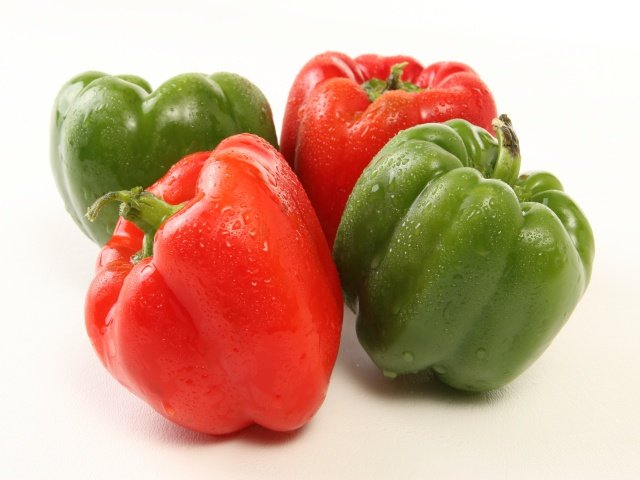
#> input picture pynq_dpu/notebooks/img/bellpeppe-994958.JPEG, 640 x 480 px; its folder holds 3 pictures in this run
$ jupyter execute --allow-errors dpu_resnet50_pybind11.ipynb   (shell and % lines are left out)
#> lines starting #> are read from the running program, lines starting #| are printed output that depends on the picture
# DPU example: Resnet50 using Pybind11
----

## Aim/s
* This notebooks shows an example of DPU applications.
* We will show how to leverage **Pybind11** to call **C++** VART API.

## References
* [Vitis AI Github Repository](https://www.xilinx.com/products/design-tools/vitis/vitis-ai.html).

## Last revised
* Mar 10, 2021
    * Initial revision
* Dec 09, 2021
    * Updated compilation flags
* Oct 19, 2022
    * Updated compilation flags -- python3.10
----

## 1. Prepare the overlay
We will download the overlay onto the board.

[cell 1]
from pynq_dpu import DpuOverlay
#> (the rest of this cell did not finish here and is left out)

## 2. Run C++ Program

Let's first check the original pictures.

[cell 2]
import glob
import cv2
import matplotlib.pyplot as plt

img_folder = "./img/"
types = ('*.jpeg', '*.jpg', '*.png', '*.JPEG', '*.JPG', '*.PNG')
image_files = []
for files in types:
    image_files.extend(glob.glob(img_folder + files))
for i in sorted(image_files):
    image = cv2.imread(i)
#> image is the input picture: shape (480, 640, 3); mean B, G, R 141.8, 167.1, 206
    _, ax = plt.subplots(1)
    _ = ax.imshow(cv2.cvtColor(image, cv2.COLOR_BGR2RGB))
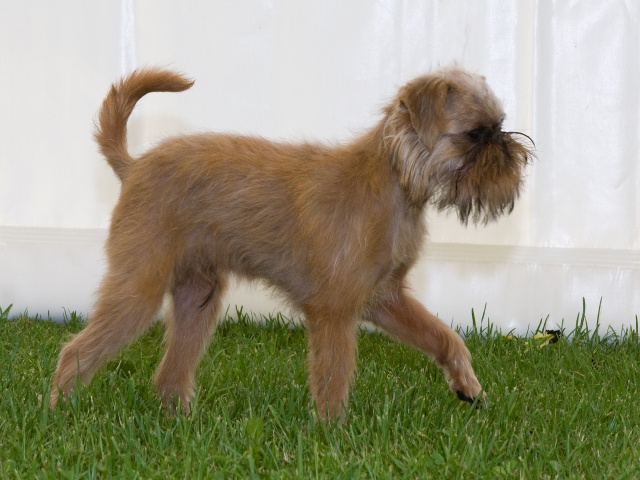
#> shown: shape (480, 640, 3); mean R, G, B 153.6, 151.3, 127.4
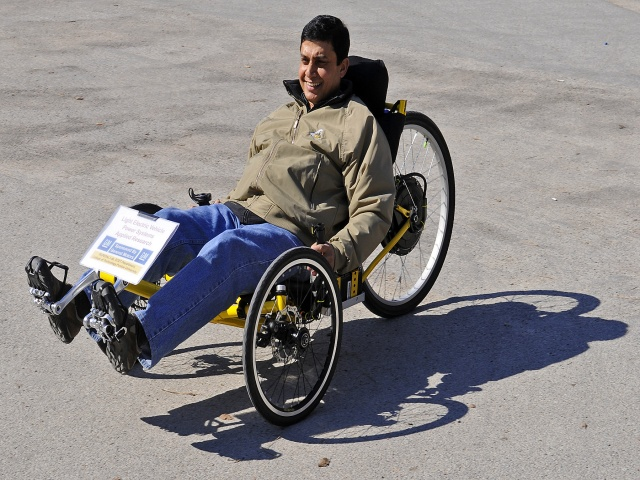
#> shown: shape (480, 640, 3); mean R, G, B 138.6, 135.1, 135.2
